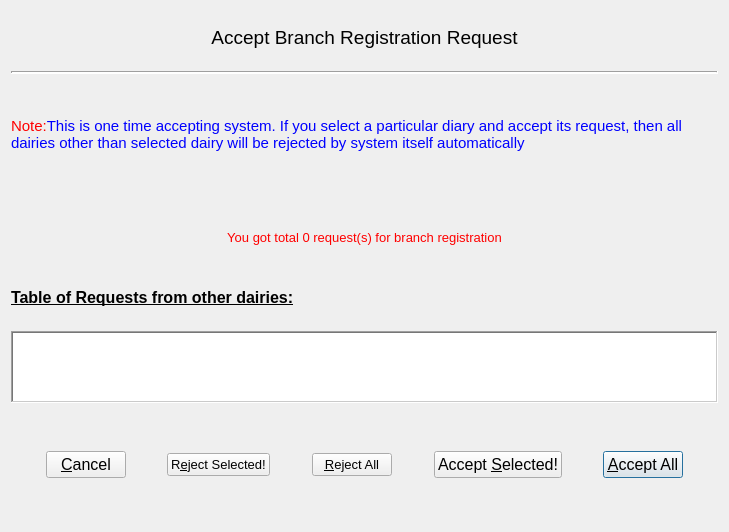
<?xml version="1.0" encoding="UTF-8"?>
<ui version="4.0">
 <class>AcceptRequest</class>
 <widget class="QWidget" name="AcceptRequest">
  <property name="geometry">
   <rect>
    <x>0</x>
    <y>0</y>
    <width>729</width>
    <height>532</height>
   </rect>
  </property>
  <property name="font">
   <font>
    <pointsize>12</pointsize>
   </font>
  </property>
  <property name="windowTitle">
   <string>Form</string>
  </property>
  <layout class="QGridLayout" name="gridLayout">
   <item row="1" column="0" colspan="12">
    <widget class="Line" name="line">
     <property name="frameShadow">
      <enum>QFrame::Sunken</enum>
     </property>
     <property name="lineWidth">
      <number>2</number>
     </property>
     <property name="orientation">
      <enum>Qt::Horizontal</enum>
     </property>
    </widget>
   </item>
   <item row="9" column="11">
    <spacer name="horizontalSpacer_6">
     <property name="orientation">
      <enum>Qt::Horizontal</enum>
     </property>
     <property name="sizeHint" stdset="0">
      <size>
       <width>30</width>
       <height>20</height>
      </size>
     </property>
    </spacer>
   </item>
   <item row="9" column="9">
    <spacer name="horizontalSpacer_5">
     <property name="orientation">
      <enum>Qt::Horizontal</enum>
     </property>
     <property name="sizeHint" stdset="0">
      <size>
       <width>30</width>
       <height>20</height>
      </size>
     </property>
    </spacer>
   </item>
   <item row="9" column="8">
    <widget class="QPushButton" name="aSellButton">
     <property name="sizePolicy">
      <sizepolicy hsizetype="Preferred" vsizetype="Fixed">
       <horstretch>0</horstretch>
       <verstretch>0</verstretch>
      </sizepolicy>
     </property>
     <property name="font">
      <font>
       <pointsize>12</pointsize>
      </font>
     </property>
     <property name="mouseTracking">
      <bool>false</bool>
     </property>
     <property name="text">
      <string>Accept &amp;Selected!</string>
     </property>
    </widget>
   </item>
   <item row="9" column="5" colspan="2">
    <widget class="QPushButton" name="rAllButton">
     <property name="sizePolicy">
      <sizepolicy hsizetype="Preferred" vsizetype="Fixed">
       <horstretch>0</horstretch>
       <verstretch>0</verstretch>
      </sizepolicy>
     </property>
     <property name="font">
      <font>
       <pointsize>10</pointsize>
      </font>
     </property>
     <property name="text">
      <string>&amp;Reject All</string>
     </property>
    </widget>
   </item>
   <item row="2" column="6">
    <spacer name="verticalSpacer">
     <property name="orientation">
      <enum>Qt::Vertical</enum>
     </property>
     <property name="sizeType">
      <enum>QSizePolicy::Maximum</enum>
     </property>
     <property name="sizeHint" stdset="0">
      <size>
       <width>20</width>
       <height>28</height>
      </size>
     </property>
    </spacer>
   </item>
   <item row="10" column="8">
    <spacer name="verticalSpacer_4">
     <property name="orientation">
      <enum>Qt::Vertical</enum>
     </property>
     <property name="sizeType">
      <enum>QSizePolicy::Preferred</enum>
     </property>
     <property name="sizeHint" stdset="0">
      <size>
       <width>20</width>
       <height>43</height>
      </size>
     </property>
    </spacer>
   </item>
   <item row="9" column="0">
    <spacer name="horizontalSpacer_2">
     <property name="orientation">
      <enum>Qt::Horizontal</enum>
     </property>
     <property name="sizeHint" stdset="0">
      <size>
       <width>30</width>
       <height>20</height>
      </size>
     </property>
    </spacer>
   </item>
   <item row="8" column="5">
    <spacer name="verticalSpacer_3">
     <property name="orientation">
      <enum>Qt::Vertical</enum>
     </property>
     <property name="sizeType">
      <enum>QSizePolicy::Preferred</enum>
     </property>
     <property name="sizeHint" stdset="0">
      <size>
       <width>20</width>
       <height>42</height>
      </size>
     </property>
    </spacer>
   </item>
   <item row="4" column="6">
    <spacer name="verticalSpacer_2">
     <property name="orientation">
      <enum>Qt::Vertical</enum>
     </property>
     <property name="sizeType">
      <enum>QSizePolicy::Preferred</enum>
     </property>
     <property name="sizeHint" stdset="0">
      <size>
       <width>20</width>
       <height>43</height>
      </size>
     </property>
    </spacer>
   </item>
   <item row="9" column="7">
    <spacer name="horizontalSpacer_4">
     <property name="orientation">
      <enum>Qt::Horizontal</enum>
     </property>
     <property name="sizeHint" stdset="0">
      <size>
       <width>31</width>
       <height>20</height>
      </size>
     </property>
    </spacer>
   </item>
   <item row="9" column="4">
    <spacer name="horizontalSpacer_3">
     <property name="orientation">
      <enum>Qt::Horizontal</enum>
     </property>
     <property name="sizeHint" stdset="0">
      <size>
       <width>30</width>
       <height>20</height>
      </size>
     </property>
    </spacer>
   </item>
   <item row="0" column="0" colspan="12">
    <widget class="QLabel" name="titleLabel">
     <property name="font">
      <font>
       <pointsize>14</pointsize>
      </font>
     </property>
     <property name="frameShape">
      <enum>QFrame::NoFrame</enum>
     </property>
     <property name="frameShadow">
      <enum>QFrame::Plain</enum>
     </property>
     <property name="text">
      <string>&lt;html&gt;&lt;p&gt;&lt;font align=&quot;center&quot;&gt;Accept Branch Registration Request&lt;/font&gt;&lt;/p&gt;&lt;/html&gt;</string>
     </property>
     <property name="alignment">
      <set>Qt::AlignCenter</set>
     </property>
     <property name="textInteractionFlags">
      <set>Qt::NoTextInteraction</set>
     </property>
    </widget>
   </item>
   <item row="9" column="3">
    <widget class="QPushButton" name="rSelButton">
     <property name="sizePolicy">
      <sizepolicy hsizetype="Preferred" vsizetype="Fixed">
       <horstretch>0</horstretch>
       <verstretch>0</verstretch>
      </sizepolicy>
     </property>
     <property name="font">
      <font>
       <pointsize>10</pointsize>
      </font>
     </property>
     <property name="text">
      <string>R&amp;eject Selected!</string>
     </property>
    </widget>
   </item>
   <item row="7" column="0" colspan="12">
    <widget class="QTableWidget" name="tableWidget">
     <property name="sizePolicy">
      <sizepolicy hsizetype="Preferred" vsizetype="Preferred">
       <horstretch>0</horstretch>
       <verstretch>0</verstretch>
      </sizepolicy>
     </property>
     <property name="font">
      <font>
       <pointsize>11</pointsize>
      </font>
     </property>
     <property name="frameShape">
      <enum>QFrame::WinPanel</enum>
     </property>
     <property name="lineWidth">
      <number>2</number>
     </property>
     <property name="sizeAdjustPolicy">
      <enum>QAbstractScrollArea::AdjustToContents</enum>
     </property>
     <property name="editTriggers">
      <set>QAbstractItemView::NoEditTriggers</set>
     </property>
     <property name="alternatingRowColors">
      <bool>true</bool>
     </property>
     <property name="selectionMode">
      <enum>QAbstractItemView::ExtendedSelection</enum>
     </property>
     <property name="verticalScrollMode">
      <enum>QAbstractItemView::ScrollPerPixel</enum>
     </property>
     <property name="horizontalScrollMode">
      <enum>QAbstractItemView::ScrollPerPixel</enum>
     </property>
     <property name="sortingEnabled">
      <bool>false</bool>
     </property>
     <property name="cornerButtonEnabled">
      <bool>false</bool>
     </property>
    </widget>
   </item>
   <item row="9" column="1">
    <widget class="QPushButton" name="cancelButton">
     <property name="sizePolicy">
      <sizepolicy hsizetype="Preferred" vsizetype="Fixed">
       <horstretch>0</horstretch>
       <verstretch>0</verstretch>
      </sizepolicy>
     </property>
     <property name="font">
      <font>
       <pointsize>12</pointsize>
      </font>
     </property>
     <property name="text">
      <string>&amp;Cancel</string>
     </property>
    </widget>
   </item>
   <item row="6" column="0" colspan="12">
    <widget class="QLabel" name="tableHeadLabel">
     <property name="font">
      <font>
       <pointsize>12</pointsize>
       <weight>75</weight>
       <bold>true</bold>
       <underline>true</underline>
       <strikeout>false</strikeout>
      </font>
     </property>
     <property name="text">
      <string>&lt;html&gt;&lt;p&gt;&lt;font align=&quot;left&quot;&gt;Table of Requests from other dairies:&lt;/font&gt;&lt;/p&gt;&lt;/html&gt;</string>
     </property>
     <property name="wordWrap">
      <bool>true</bool>
     </property>
     <property name="textInteractionFlags">
      <set>Qt::NoTextInteraction</set>
     </property>
    </widget>
   </item>
   <item row="9" column="10">
    <widget class="QPushButton" name="aAllButton">
     <property name="sizePolicy">
      <sizepolicy hsizetype="Preferred" vsizetype="Fixed">
       <horstretch>0</horstretch>
       <verstretch>0</verstretch>
      </sizepolicy>
     </property>
     <property name="font">
      <font>
       <pointsize>12</pointsize>
      </font>
     </property>
     <property name="text">
      <string>&amp;Accept All</string>
     </property>
     <property name="checkable">
      <bool>false</bool>
     </property>
     <property name="checked">
      <bool>false</bool>
     </property>
     <property name="autoRepeat">
      <bool>false</bool>
     </property>
     <property name="autoDefault">
      <bool>true</bool>
     </property>
     <property name="default">
      <bool>true</bool>
     </property>
    </widget>
   </item>
   <item row="3" column="0" colspan="12">
    <widget class="QLabel" name="noteLabel">
     <property name="font">
      <font>
       <pointsize>11</pointsize>
      </font>
     </property>
     <property name="text">
      <string>&lt;html&gt;&lt;p&gt;&lt;font align=&quot;left&quot; color=&quot;red&quot;&gt;Note:&lt;/font&gt;&lt;font color=&quot;blue&quot;&gt;This is one time accepting system. If you select a particular diary and accept its request, then all dairies other than selected dairy will be rejected by system itself automatically&lt;/font&gt;&lt;/p&gt;&lt;/html&gt;</string>
     </property>
     <property name="wordWrap">
      <bool>true</bool>
     </property>
     <property name="textInteractionFlags">
      <set>Qt::NoTextInteraction</set>
     </property>
    </widget>
   </item>
   <item row="5" column="0" colspan="12">
    <widget class="QLabel" name="totalLabel">
     <property name="font">
      <font>
       <pointsize>10</pointsize>
       <weight>50</weight>
       <bold>false</bold>
       <underline>false</underline>
       <strikeout>false</strikeout>
       <kerning>true</kerning>
      </font>
     </property>
     <property name="text">
      <string>&lt;html&gt;&lt;p&gt;&lt;font align=&quot;center&quot; color=&quot;red&quot;&gt;You got total 0 request(s) for branch registration&lt;/font&gt;&lt;/p&gt;&lt;/html&gt;</string>
     </property>
     <property name="alignment">
      <set>Qt::AlignCenter</set>
     </property>
     <property name="wordWrap">
      <bool>true</bool>
     </property>
     <property name="textInteractionFlags">
      <set>Qt::NoTextInteraction</set>
     </property>
    </widget>
   </item>
   <item row="9" column="2">
    <spacer name="horizontalSpacer">
     <property name="orientation">
      <enum>Qt::Horizontal</enum>
     </property>
     <property name="sizeHint" stdset="0">
      <size>
       <width>30</width>
       <height>20</height>
      </size>
     </property>
    </spacer>
   </item>
  </layout>
 </widget>
 <resources/>
 <connections/>
</ui>
